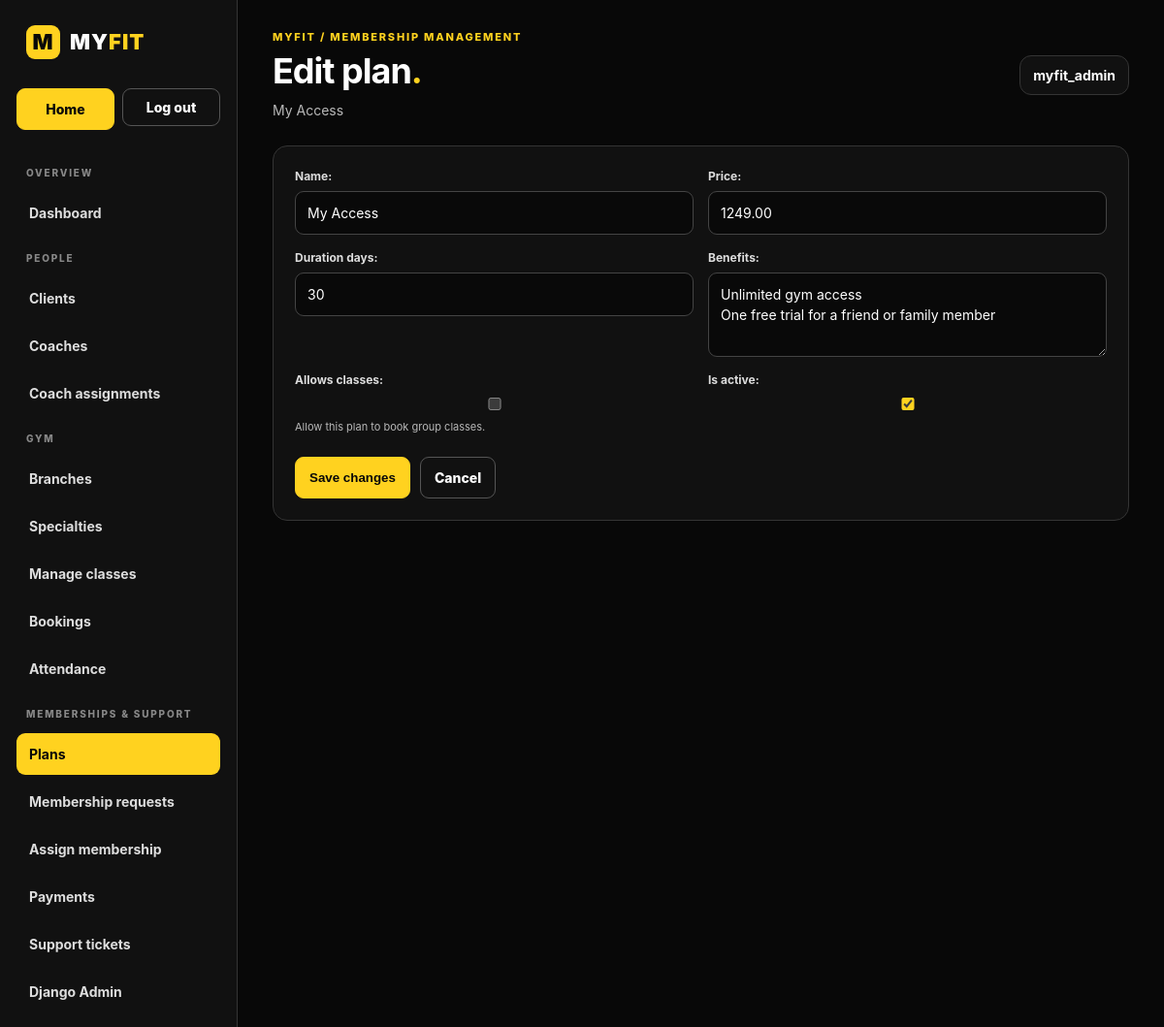
The app's page /manage-plans/1/edit/ (signed in) with its own data.
### core/models.py (models this page shows, shortened)
class MembershipPlan(models.Model):
    name = models.CharField(max_length=100, unique=True)
    price = models.DecimalField(max_digits=10, decimal_places=2)
    duration_days = models.PositiveIntegerField()
    benefits = models.TextField(blank=True)
    allows_classes = models.BooleanField(
        default=False,
        help_text='Allow this plan to book group classes.'
    )
    is_active = models.BooleanField(default=True)
    created_at = models.DateTimeField(auto_now_add=True)

### core/views.py (the view)
@permission_required('core.change_membershipplan', raise_exception=True)
def edit_membership_plan(request, plan_id):
    plan = get_object_or_404(MembershipPlan, pk=plan_id)
    if request.method == 'POST':
        form = MembershipPlanForm(request.POST, instance=plan)
        if form.is_valid():
            form.save()
            messages.success(
                request,
                'Membership plan updated successfully.'
            )
            return redirect('myfit:manage_plans')
    else:
        form = MembershipPlanForm(instance=plan)
    return render(request, 'myfit/edit_membership_plan.html', {
        'form': form,
        'plan': plan,
    })

### core/forms.py (shortened to what this page needs)
class MembershipPlanForm(forms.ModelForm):
    class Meta:
        model = MembershipPlan
        fields = [
            'name',
            'price',
            'duration_days',
            'benefits',
            'allows_classes',
            'is_active',
        ]
        widgets = {
            'name': forms.TextInput(attrs={
                'placeholder': 'Enter membership plan name',
            }),
            'price': forms.NumberInput(attrs={
                'min': '0',
                'step': '0.01',
            }),
            'duration_days': forms.NumberInput(attrs={
                'min': '1',
            }),
            'benefits': forms.Textarea(attrs={
                'rows': 3,
                'placeholder': 'Describe membership benefits',
            }),
        }

### core/context_processors.py (called while the page is built)
def notifications(request):
    if not request.user.is_authenticated:
        return {
            'latest_notifications': (),
            'unread_notification_count': 0,
        }
    notification_manager = request.user.notifications
    return {
        'latest_notifications': notification_manager.order_by('-created_at')[:10],
        'unread_notification_count': notification_manager.filter(is_read=False).count(),
    }

### core/templates/myfit/edit_membership_plan.html (shortened to what this page needs)
{% load static %}
<!doctype html>
<html lang="en">
<head>
  <link rel="stylesheet" href="{% static 'css/admin_dashboard.css' %}">
</head>
<body>
<div class="shell">
  {% include "myfit/partials/admin_sidebar.html" with active="plans" %}
  <main class="main">
    <header class="topbar">
      <div>
        <p class="eyebrow">MyFit / Membership management</p>
        <h1 class="page-title">Edit plan<em>.</em></h1>
        <p class="subtitle">{{ plan.name }}</p>
      </div>
      <div class="user-chip"><strong>{{ request.user.get_full_name|default:request.user.username }}</strong></div>
    </header>
    <section class="panel">
      <form method="post">
        <div class="form-grid">
          {% for field in form %}
          <div class="form-field">
            {{ field.label_tag }}{{ field }}
            {% if field.help_text %}<span class="secondary-text">{{ field.help_text }}</span>{% endif %}
          </div>
          {% endfor %}
        </div>
        <div class="form-actions">
          <button class="btn btn-primary" type="submit">Save changes</button>
          <a class="btn" href="{% url 'myfit:manage_plans' %}">Cancel</a>
        </div>
      </form>
    </section>
  </main>
</div>
</body>
</html>

### core/static/css/admin_dashboard.css (style rules this page uses)
:root { --black:#080808;--black-2:#111;--yellow:#ffd21f;--white:#fff;--muted:#b8b8b8;--line:#343434;--green:#9ee6b2;--red:#ff9c9c }
* { box-sizing:border-box }
html { color-scheme:dark }
body { margin:0;background:var(--black);color:var(--white);font:14px/1.5 Inter,"Segoe UI",Arial,sans-serif }
a { color:inherit;text-decoration:none }
.shell { display:flex;min-height:100vh }
.main { flex:1;min-width:0;padding:30px clamp(16px,3vw,42px) }
.topbar { display:flex;justify-content:space-between;align-items:center;gap:20px;margin-bottom:26px }
.eyebrow { margin:0 0 7px;color:var(--yellow);font-size:11px;letter-spacing:1.8px;font-weight:850;text-transform:uppercase }
.page-title { margin:0;font-size:clamp(27px,3vw,37px);line-height:1.1;letter-spacing:-1px }
.page-title em { color:var(--yellow);font-style:normal }
.subtitle { color:var(--muted);margin:10px 0 0 }
.user-chip { background:var(--black-2);border:1px solid var(--line);padding:9px 13px;border-radius:12px;white-space:nowrap }
.stat,.panel { background:var(--black-2);border:1px solid var(--line);border-radius:15px }
.panel { padding:22px;margin-top:14px }
.btn { display:inline-flex;align-items:center;border:1px solid #555;border-radius:9px;padding:10px 14px;font-weight:800 }
.btn-primary { background:var(--yellow);color:var(--black);border-color:var(--yellow) }
.secondary-text { font-size:11px;color:var(--muted) }
.form-grid { display:grid;grid-template-columns:1fr 1fr;gap:15px }
.form-field { display:flex;flex-direction:column;gap:6px }
.form-field label { font-size:12px;color:#ddd;font-weight:750 }
.form-field input,.form-field select,.form-field textarea { width:100%;background:#090909;color:#fff;border:1px solid #444;border-radius:9px;padding:11px 12px;font:inherit }
.form-field input[type=checkbox] { width:auto;accent-color:var(--yellow) }
.form-actions { display:flex;gap:10px;margin-top:22px }

### records on screen
MembershipPlan: name "My Access", form "My Access" "1249.00" "30" "Unlimited gym access One free trial for a friend or family member" "☑"

### other values on screen
{{ request.user.get_full_name|default:request.user.username }} "myfit_admin"
{{ field.label_tag }} "Name:" "Price:" "Duration days:" "Benefits:" "Allows classes:" "Is active:"
{{ field.help_text }} "Allow this plan to book group classes."
